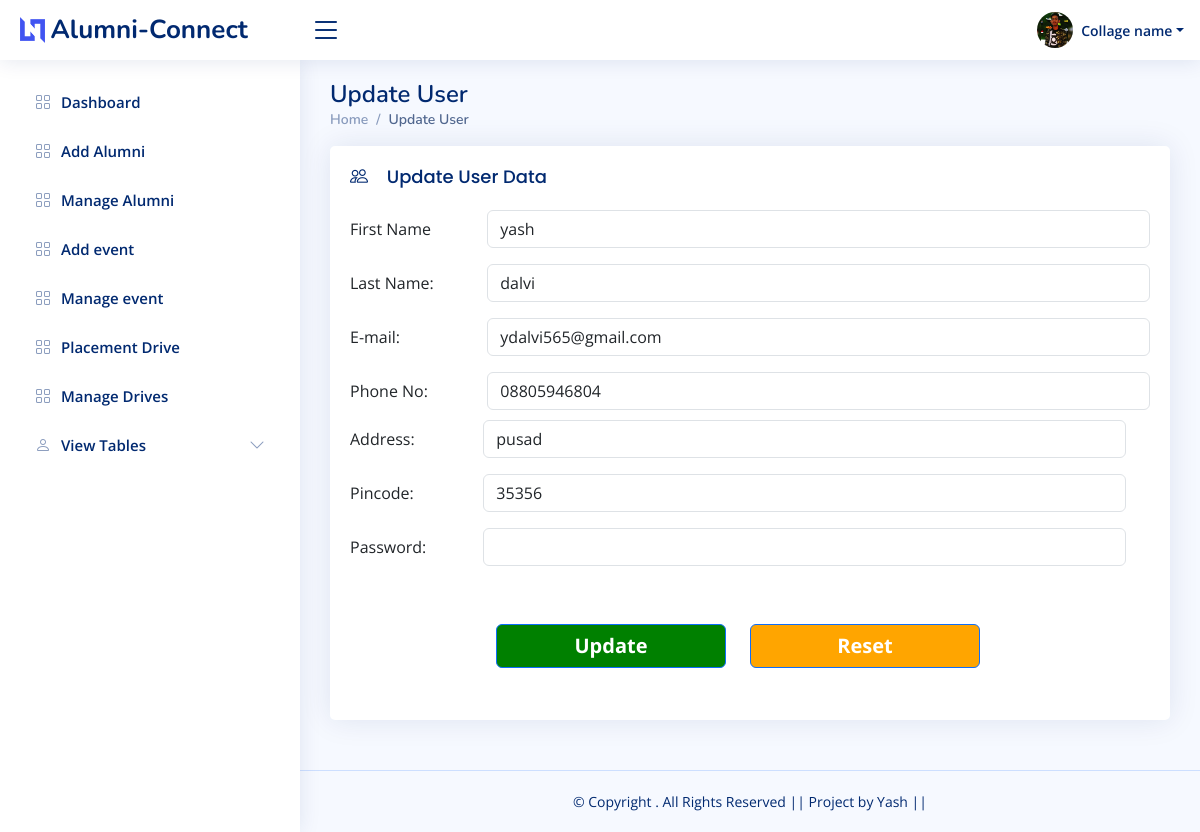
The app's page /dashboard/updateuser.php?id=3 with its own data.
### tables this page shows
CREATE TABLE `user` (
  `user_id` int(11) NOT NULL,
  `first_name` varchar(30) NOT NULL,
  `last_name` varchar(30) NOT NULL,
  `email` varchar(30) NOT NULL,
  `phone` varchar(13) NOT NULL,
  `address` varchar(40) NOT NULL,
  `pincode` int(8) NOT NULL,
  `password` varchar(30) NOT NULL
);

### dashboard/updateuser.php (the view, shortened to what this page needs)
 <?php
  include 'header.php';
  include 'db.php';
  $id = $_GET["id"];
  $sql = "SELECT * FROM `user` WHERE `user_id`='$id'";
  $result = $conn->query($sql);
  if($result->num_rows > 0 )
  {
    while($row=$result->fetch_assoc())
    {
      $first_name = $row["first_name"];
      $last_name = $row["last_name"];
      $email = $row["email"];
      $phone = $row["phone"];
      $address = $row["address"];
      $pincode = $row["pincode"];
    }
  }
  ?>
  <main id="main" class="main">
    <div class="pagetitle">
      <h1>Update User</h1>
      <nav>
        <ol class="breadcrumb">
          <li class="breadcrumb-item"><a href="index.php">Home</a></li>
          <li class="breadcrumb-item active">Update User</li>
        </ol>
      </nav>
    </div>
    <section class="section">
      <div class="row">
        <div class="col-lg-12">
          <div class="card">
            <div class="card-body">
              <h3 class="card-title"><i class="bi bi-people"></i>  &nbsp;&nbsp;&nbsp;Update User Data</h3>
              <form action="updateuserdb.php" method="POST">
                <div class="row mb-3">
                  <label for="Text" class="col-sm-2 col-form-label">First Name</label>
                  <div class="col-sm-10">
                    <input type="text"  name="first_name" value="<?php  echo $first_name; ?>" class="form-control">
                  </div>
                </div>
                <div class="row mb-3">
                  <label for="text" class="col-sm-2 col-form-label">Last Name:</label>
                  <div class="col-sm-10">
                    <input type="text" name="last_name" value="<?php  echo $last_name; ?>" class="form-control">
                  </div>
                </div>
                <div class="row mb-3">
                  <label for="text" class="col-sm-2 col-form-label">E-mail:</label>
                  <div class="col-sm-10">
                    <input type="email" name="email"  value="<?php  echo $email; ?>" readonly="" class="form-control">
                  </div>
                </div>
                <div class="row mb-3">
                  <label for="number" class="col-sm-2 col-form-label">Phone No:</label>
                  <div class="col-sm-10">
                    <input type="number" name="phone" value="<?php  echo $phone; ?>"  placeholder="enter number" class="form-control">
                </div><br><br>
                <div class="row mb-3">
                  <label for="number" class="col-sm-2 col-form-label">Address:</label>
                  <div class="col-sm-10">
                    <input type="text" name="address" value="<?php  echo $address; ?>"  class="form-control">
                  </div>
                </div><br><br>
                <div class="row mb-3">
                  <label for="number" class="col-sm-2 col-form-label">Pincode:</label>
                  <div class="col-sm-10">
                    <input type="number" name="pincode" value="<?php  echo $pincode; ?>"  class="form-control">
                  </div>
                </div><br><br>
                 <div class="row mb-3">
                  <label for="number" class="col-sm-2 col-form-label">Password:</label>
                  <div class="col-sm-10">
                    <input type="password" name="password" readonly="" class="form-control">
                  </div>
                </div><br><br>
                <br><br>
                <div class="row mb-3">
                  <div align="center" class="col-sm-6">
                    <button  type="submit"  class="btn btn-primary"  style="float: right;width: 230px;background-color: green;font-size: 20px"><b>Update</b></button>
                  </div>
                  <div align="center" class="col-sm-6" >
                    <button  type="reset"  class="btn btn-primary" style="float: left;width: 230px;font-size: 20px;background-color: orange"><b>Reset</b></button>
                  </div>
                </div>
              </form>
            </div>
          </div>
        </div>
  </main>
<?php
 include 'footer.php';
?>

### dashboard/assets/css/style.css (style rules this page uses)
:root { scroll-behavior: smooth; }
body { font-family: "Open Sans", sans-serif; background: #f6f9ff; color: #444444; }
a { color: #4154f1; text-decoration: none; }
h1, h2, h3, h4, h5, h6 { font-family: "Nunito", sans-serif; }
#main { margin-top: 60px; padding: 20px 30px; transition: all 0.3s; }
.pagetitle { margin-bottom: 10px; }
.pagetitle h1 { font-size: 24px; margin-bottom: 0; font-weight: 600; color: #012970; }
.card { margin-bottom: 30px; border: none; border-radius: 5px; box-shadow: 0px 0 30px rgba(1, 41, 112, 0.1); }
.card-title { padding: 20px 0 15px 0; font-size: 18px; font-weight: 500; color: #012970; font-family: "Poppins", sans-serif; }
.card-body { padding: 0 20px 20px 20px; }
.breadcrumb { font-size: 14px; font-family: "Nunito", sans-serif; color: #899bbd; font-weight: 600; }
.breadcrumb a { color: #899bbd; transition: 0.3s; }
.breadcrumb .breadcrumb-item::before { color: #899bbd; }
.breadcrumb .active { color: #51678f; font-weight: 600; }
@media (min-width: 1200px) { #main, #footer { margin-left: 300px; } }

### records on screen
user: first_name "yash", last_name "dalvi", email "ydalvi565@gmail.com", phone "08805946804", address "pusad", pincode "35356"
